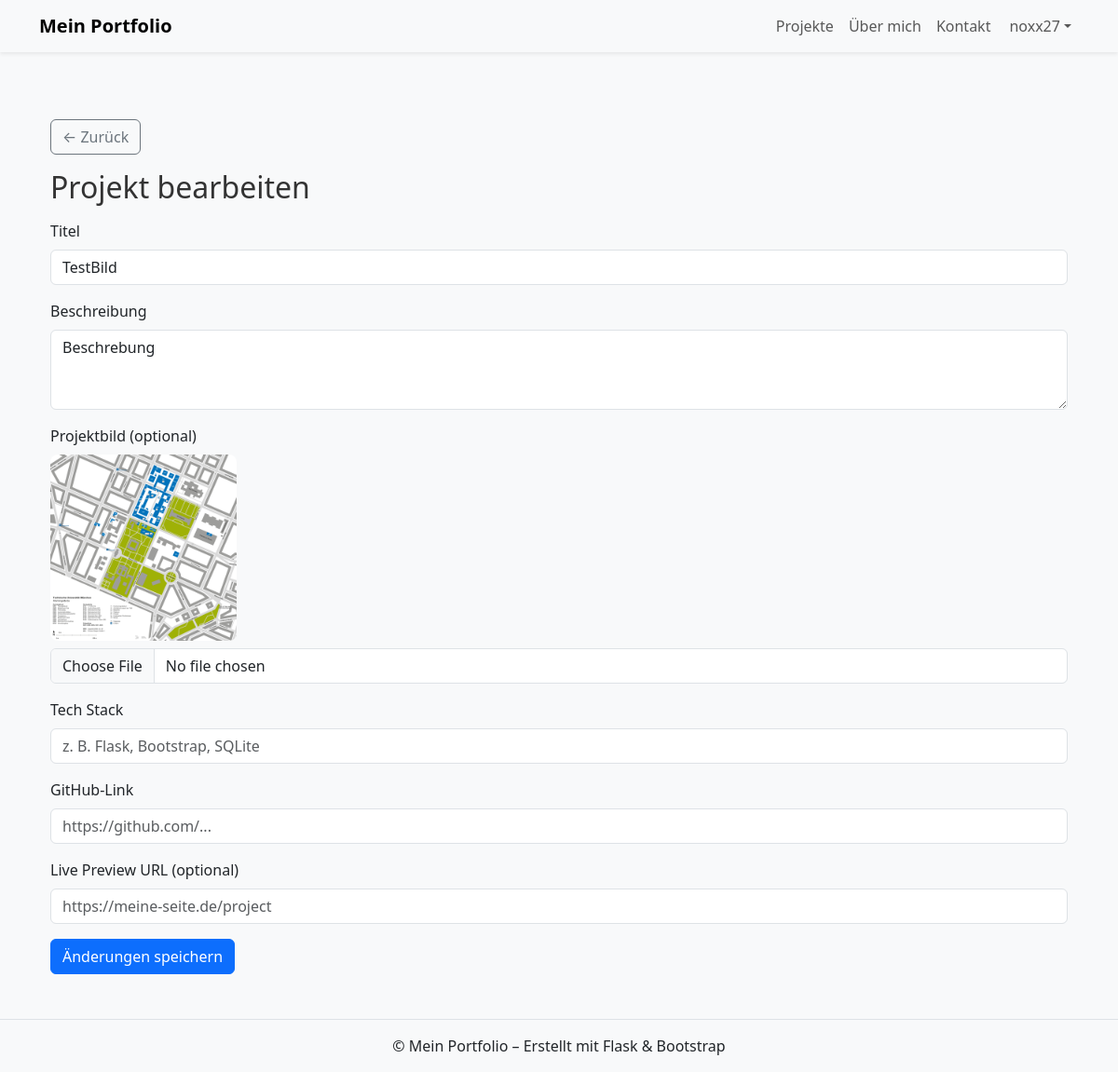
Page /admin/project/edit/11 (signed in) on the committed database.
### app/models/user.py (models this page shows, shortened)
class User(db.Model, UserMixin):
    id = db.Column(db.Integer, primary_key=True)
    username = db.Column(db.String(50), unique=True, nullable=False)
    email = db.Column(db.String(120), unique=True, nullable=False)
    password_hash = db.Column(db.String(128), nullable=False)
    role = db.Column(db.String(10), default="user")  # "user" oder "admin"
    def is_admin(self):
        return self.role == "admin"

### app/models/database_models.py (models this page shows)
class Project(db.Model):
    id = db.Column(db.Integer, primary_key=True)
    title = db.Column(db.String(120), nullable=False)
    description = db.Column(db.Text, nullable=False)
    tech_stack = db.Column(db.String(200))
    github_url = db.Column(db.String(200))
    live_url = db.Column(db.String(200))
    image = db.Column(db.String(200))
    created_at = db.Column(db.DateTime, default=datetime.utcnow)

### app/routes/admin.py (the view, shortened to what this page needs)
@admin_bp.route("/project/edit/<int:project_id>", methods=["GET", "POST"])
@login_required
def edit_project(project_id):
    project = Project.query.get_or_404(project_id)
    return render_template("admin/project_form.html", project=project)

### app/routes/admin.py (called while the page is built)
@admin_bp.before_request
def restrict_to_admins():
    if not current_user.is_authenticated or not current_user.is_admin():
        abort(403)

### app/templates/admin/project_form.html (shortened to what this page needs)
{% extends "base.html" %}
{% block content %}
<div class="container mt-4">
  <a href="{{ url_for('admin.admin_projects') }}" class="btn btn-outline-secondary mb-3">← Zurück</a>
  <h2>{{ 'Projekt bearbeiten' if project else 'Neues Projekt hinzufügen' }}</h2>
  <form method="POST" class="mt-3" enctype="multipart/form-data">
    <div class="mb-3">
      <label for="title" class="form-label">Titel</label>
      <input type="text" class="form-control" id="title" name="title"
             value="{{ project.title if project else '' }}" required>
    </div>
    <div class="mb-3">
      <label for="description" class="form-label">Beschreibung</label>
      <textarea class="form-control" id="description" name="description" rows="3" required>{{ project.description if project else '' }}</textarea>
    </div>
    <div class="mb-3">
      <label for="image" class="form-label">Projektbild (optional)</label>
      {% if project and project.image %}
        <div class="mb-2">
          <img src="{{ url_for('static', filename='uploads/' ~ project.image) }}" alt="Projektbild"
               style="max-width: 200px; border-radius: 8px;">
        </div>
      {% endif %}
      <input type="file" class="form-control" id="image" name="image" accept="image/*">
    </div>
    <div class="mb-3">
      <label for="tech_stack" class="form-label">Tech Stack</label>
      <input type="text" class="form-control" id="tech_stack" name="tech_stack"
             value="{{ project.tech_stack if project else '' }}"
             placeholder="z. B. Flask, Bootstrap, SQLite">
    </div>
    <div class="mb-3">
      <label for="github_url" class="form-label">GitHub-Link</label>
      <input type="url" class="form-control" id="github_url" name="github_url"
             value="{{ project.github_url if project else '' }}"
             placeholder="https://github.com/...">
    </div>
    <div class="mb-3">
      <label for="live_url" class="form-label">Live Preview URL (optional)</label>
      <input type="url" class="form-control" id="live_url" name="live_url"
             value="{{ project.live_url if project else '' }}"
             placeholder="https://meine-seite.de/project">
    </div>
    <button type="submit" class="btn btn-primary">
      {{ 'Änderungen speichern' if project else 'Projekt speichern' }}
    </button>
  </form>
</div>
{% endblock %}

### app/templates/widgets/navbar.html (shortened to what this page needs)
<nav class="navbar navbar-expand-lg navbar-light bg-light shadow-sm">
  <div class="container">
    <a class="navbar-brand fw-bold" href="{{ url_for('main.home') }}">Mein Portfolio</a>
    <div class="collapse navbar-collapse justify-content-end" id="navbarNav">
      <ul class="navbar-nav">
        <li class="nav-item"><a class="nav-link" href="{{ url_for('projects.projects_page') }}">Projekte</a></li>
        <li class="nav-item"><a class="nav-link" href="{{ url_for('about.about_page') }}">Über mich</a></li>
        <li class="nav-item"><a class="nav-link" href="{{ url_for('contact.contact_page') }}">Kontakt</a></li>
        <li class="nav-item dropdown">
          <a class="nav-link dropdown-toggle d-flex align-items-center" href="#" id="userDropdown" role="button"
             data-bs-toggle="dropdown" aria-expanded="false">
            {% if current_user.is_authenticated %}
              {{ current_user.username }}
            {% else %}
              Konto
            {% endif %}
          </a>
        </li>
      </ul>
    </div>
  </div>
</nav>

### app/static/css/style.css (style rules this page uses)
body { background-color: #f8f9fa; }
h1, h2 { color: #333; }
body { animation: fadeIn 0.8s ease-in; }

### rows in the picture
User: username "noxx27"
Project: title "TestBild", description "Beschrebung", image (picture)

### other values in the picture
{{ 'Projekt bearbeiten' if project else 'Neues Projekt hinzufügen' }} "Projekt bearbeiten"
{{ 'Änderungen speichern' if project else 'Projekt speichern' }} "Änderungen speichern"
